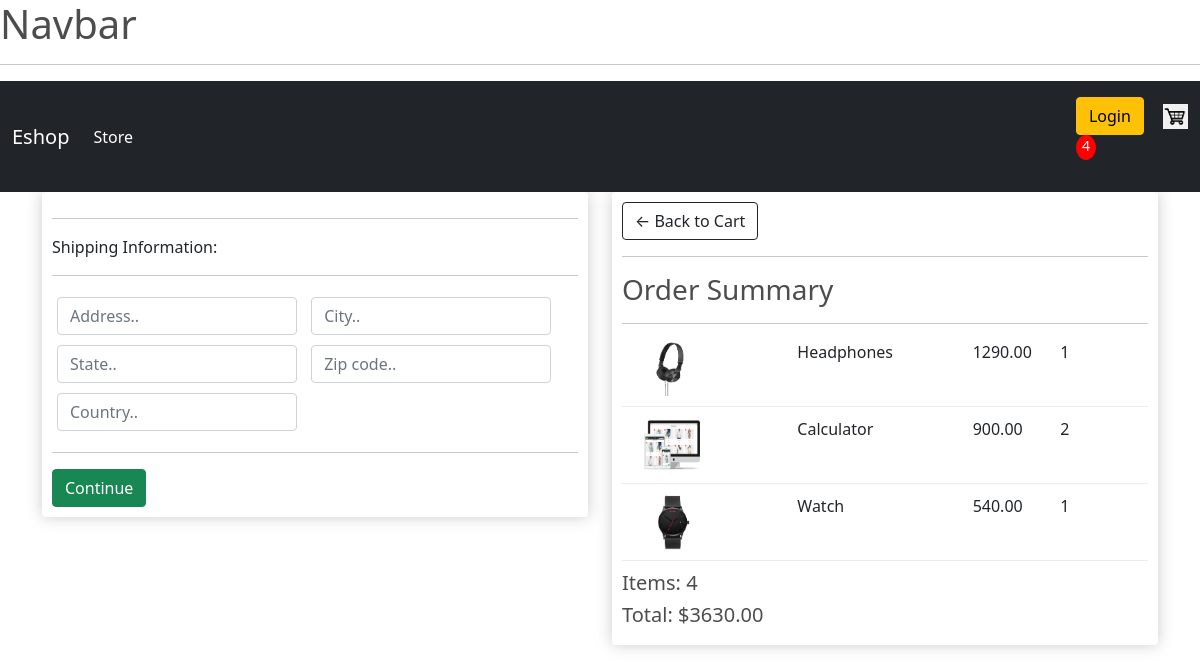
/checkout/ (signed in), run on an earlier commit of the app's database.
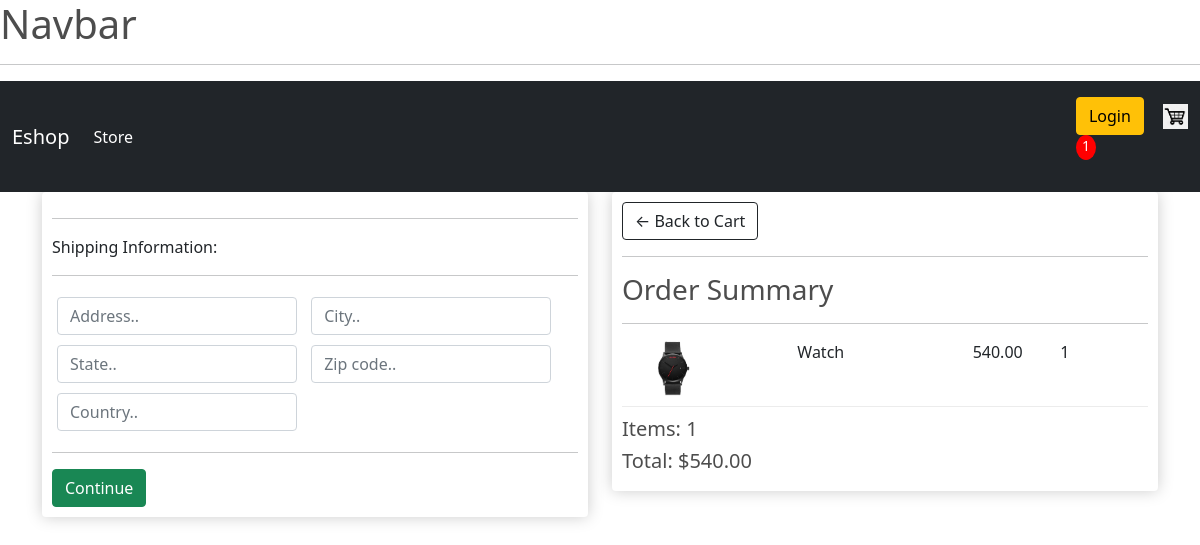
And on a later commit of the database.
### eshop/models.py (models this page shows, shortened)
class OrderItem(models.Model):
    product = models.ForeignKey(Product, on_delete=models.SET_NULL, null=True)
    order = models.ForeignKey(Order, on_delete=models.SET_NULL, null=True)
    quantity = models.IntegerField(default=0, null=True, blank=True)
    date_added = models.DateTimeField(auto_now_add=True)
    @property
    def get_total(self):
        total = self.product.price * self.quantity
        return total

class Product(models.Model):
    name = models.CharField(max_length=200)
    price = models.FloatField()
    digital = models.BooleanField(default=False, null=True, blank=True)
    image = models.ImageField(null=True, blank=True)
    @property
    def imageURL(self):
        try:
            url = self.image.url
        except:
            url = ''
        return url

class Order(models.Model):
    customer = models.ForeignKey(Customer, on_delete=models.SET_NULL, null=True, blank=True)
    date_ordered =models.DateTimeField(auto_now_add=True)
    complete = models.BooleanField(default=False)
    transaction_id = models.CharField(max_length=100, null=True)
    @property
    def shipping(self):
        shipping = False
        orderitems = self.orderitem_set.all()
        for i in orderitems:
            if i.product.digital == False:
                shipping = True
        return shipping
    @property
    def get_cart_total(self):
        orderitems = self.orderitem_set.all()
        total = sum([item.get_total for item in orderitems])
        return total
    @property
    def get_cart_items(self):
        orderitems = self.orderitem_set.all()
        total = sum([item.quantity for item in orderitems])
        return total

### eshop/views.py (the view)
# urls.py: path('checkout/', checkout,name='checkout'),
def checkout(request):
    if request.user.is_authenticated:
        customer = request.user.customer
        order, created = Order.objects.get_or_create(customer=customer, complete=False)
        items = order.orderitem_set.all()
        cartItems = order.get_cart_items
    else:
        items = []
        order = {'get_cart_total':0, 'get_cart_items':0, 'shipping':False}
        cartItems = order['get_cart_items']
    context = {'items':items, 'order':order, 'cartItems':cartItems}
    return render(request, 'store/checkout.html', context)

### eshop/templates/store/checkout.html (shortened to what this page needs)
{% extends 'store/main.html' %}
{% load static %}
{% block content%}
<div class="row">
    <div class="col-lg-6">
        <div class="box-element" id="form-wrapper">
            <form id="form">
                <div id="shipping-info">
                    <hr>
                    <p>Shipping Information:</p>
                    <hr>
                    <div class="form-field">
                        <input class="form-control" type="text" name="address" placeholder="Address..">
                    </div>
                    <div class="form-field">
                        <input class="form-control" type="text" name="city" placeholder="City..">
                    </div>
                    <div class="form-field">
                        <input class="form-control" type="text" name="state" placeholder="State..">
                    </div>
                    <div class="form-field">
                        <input class="form-control" type="text" name="zipcode" placeholder="Zip code..">
                    </div>
                    <div class="form-field">
                        <input class="form-control" type="text" name="country" placeholder="Country..">
                    </div>
                </div>
                <hr>
                <input id="form-button" class="btn btn-success btn-block" type="submit" value="Continue">
            </form>
        </div>
        <br>
    </div>
    <div class="col-lg-6">
        <div class="box-element">
            <a class="btn btn-outline-dark" href="{% url 'cart' %}">&#x2190; Back to Cart</a>
            <hr>
            <h3>Order Summary</h3>
            <hr>
            {% for item in items %}
            <div class="cart-row">
                <div style="flex: 2;"><img class="row-image" src="{{item.product.imageURL}}"></div>
                <div style="flex: 2;"><p>{{item.product.name}} </p></div>
                <div style="flex: 1;"><p>{{item.product.price|floatformat:2}} </p></div>
                <div style="flex: 1;"><p>{{item.quantity}} </p></div>
            </div>
            {% endfor %}
            <h5>Items:  {{order.get_cart_items}} </h5>
            <h5>Total:  ${{order.get_cart_total|floatformat:2}}</h5>
        </div>
    </div>
</div>
{% endblock content %}

What changed in the data, as far as the page shows it:
removed OrderItem: product.imageURL (picture), product.name "Headphones", product.price "1290.00", quantity "1"
removed OrderItem: product.imageURL (picture), product.name "Calculator", product.price "900.00", quantity "2"
computed for Order: get_cart_items "4" → "1"; get_cart_total "3630.00" → "540.00"
Also different on the page:
{{ cartItems }}: "4" → "1"
